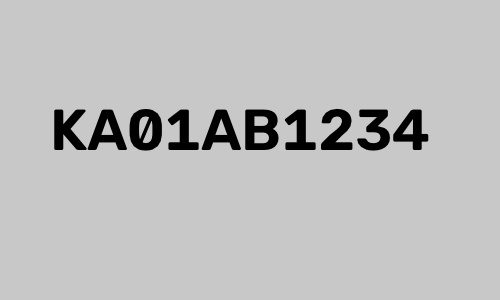
#> input picture backend/test_plate.jpg, 500 x 300 px
$ python -i plate_detector.py   (imports and definitions only)
#> lines starting #> are read from the running program, lines starting #| are printed output that depends on the picture; after the words box and inside, x2 and y2 are one past the last pixel; in counts of white or black regions, pixels touching at a corner belong together
#> further down, picture is the input picture: shape (300, 500, 3); min 0, max 207, mean 189.8
import logging
import time
import cv2
import numpy as np

logger = logging.getLogger(__name__)


def detect_plate(image: np.ndarray, vehicle_bbox: list = None) -> dict:
    start = time.time()

    roi = image
    offset_x, offset_y = 0, 0

    if vehicle_bbox:
        x1, y1, x2, y2 = vehicle_bbox
        h, w = image.shape[:2]
        x1, y1 = max(0, x1), max(0, y1)
        x2, y2 = min(w, x2), min(h, y2)
        roi = image[y1:y2, x1:x2]
        offset_x, offset_y = x1, y1

    gray = cv2.cvtColor(roi, cv2.COLOR_BGR2GRAY)
    bfilter = cv2.bilateralFilter(gray, 11, 17, 17)
    edged = cv2.Canny(bfilter, 30, 200)
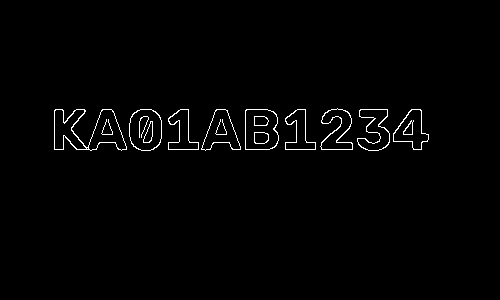
#> edged: shape (300, 500); 1.3% white in thin lines or dots, all inside (x1, y1, x2, y2) = (54, 108, 429, 151)

    contours, _ = cv2.findContours(edged, cv2.RETR_TREE, cv2.CHAIN_APPROX_SIMPLE)
#> contours = 31 contours, 4 with area under 20; largest, box (x1, y1, x2, y2) and area: (54, 109, 127, 151) 1696, (245, 109, 279, 150) 1227, (245, 109, 279, 150) 1210, (129, 109, 162, 151) 1134, (129, 109, 162, 151) 1110
    contours = sorted(contours, key=cv2.contourArea, reverse=True)[:15]
#> contours = 15 contours; largest, box (x1, y1, x2, y2) and area: (54, 109, 127, 151) 1696, (245, 109, 279, 150) 1227, (245, 109, 279, 150) 1210, (129, 109, 162, 151) 1134, (129, 109, 162, 151) 1110

    best_plate = None
    plates = []

    for contour in contours:
        peri = cv2.arcLength(contour, True)
        approx = cv2.approxPolyDP(contour, 0.02 * peri, True)

        if len(approx) == 4:
            x, y, w, h = cv2.boundingRect(approx)
            aspect_ratio = w / max(h, 1)

            if 2.0 < aspect_ratio < 6.0 and h > 15 and w > 60:
                plate_candidates = [
                    image[y + offset_y : y + offset_y + h, x + offset_x : x + offset_x + w]
                ]

                entry = {
                    "bbox": [x + offset_x, y + offset_y, x + offset_x + w, y + offset_y + h],
                    "confidence": min(1.0, cv2.contourArea(contour) / 5000),
                    "aspect_ratio": aspect_ratio,
                    "width": w,
                    "height": h,
                }
                plates.append(entry)

                if best_plate is None or (w * h) > (best_plate["width"] * best_plate["height"]):
                    best_plate = entry
#> this loop made 15 passes
#> peri on passes 1 to 12: 342, 140.3, 138.8, 127.3, 124.9, 151.2, 148.2, 148.8, 134.8, 132.4, 200.4, 194.3
#> after the loop, plates = []

    if not best_plate:
        h, w = image.shape[:2]
#> h = 300; w = 500
        roi_bottom = image[int(0.6 * h) : int(0.95 * h), int(0.05 * w) : int(0.95 * w)]
#> roi_bottom: shape (105, 450, 3); every value is 200
        gray2 = cv2.cvtColor(roi_bottom, cv2.COLOR_BGR2GRAY)
#> gray2: shape (105, 450); every value is 200
        _, thresh = cv2.threshold(gray2, 0, 255, cv2.THRESH_BINARY + cv2.THRESH_OTSU)
#> thresh: shape (105, 450); every value is 255
        contours2, _ = cv2.findContours(thresh, cv2.RETR_EXTERNAL, cv2.CHAIN_APPROX_SIMPLE)
#> contours2 = [[[0, 0], [0, 104], [449, 104], [449, 0]]]

        for contour in contours2:
            x, y, w, h = cv2.boundingRect(contour)
            aspect_ratio = w / max(h, 1)
            if 2.0 < aspect_ratio < 6.0 and h > 15:
                bx = int(0.05 * w) + x + int(0.05 * w)
                by = int(0.6 * h) + y
                best_plate = {
                    "bbox": [bx, by, bx + w, by + h],
                    "confidence": 0.3,
                    "aspect_ratio": aspect_ratio,
                    "width": w,
                    "height": h,
                }
                plates.append(best_plate)
                break
#> this loop made 1 pass
#> (contour, x, y, w, h, aspect_ratio, bx, by) on pass 1: ([[0, 0], [0, 104], [449, 104], [449, 0]], 0, 0, 450, 105, 4.29, 44, 63)
#> after the loop, plates = 1 item

    elapsed_ms = (time.time() - start) * 1000

    return {
        "plate_found": best_plate is not None,
        "best_plate": best_plate,
        "plates": plates,
        "plate_count": len(plates),
        "processing_time_ms": elapsed_ms,
    }


def correct_perspective(image: np.ndarray, plate_bbox: list) -> np.ndarray:
    x1, y1, x2, y2 = plate_bbox
    plate_roi = image[y1:y2, x1:x2]
    if plate_roi.size == 0:
        return None
    h, w = plate_roi.shape[:2]
    if h > w:
        plate_roi = cv2.rotate(plate_roi, cv2.ROTATE_90_CLOCKWISE)
    gray = cv2.cvtColor(plate_roi, cv2.COLOR_BGR2GRAY)
    _, thresh = cv2.threshold(gray, 0, 255, cv2.THRESH_BINARY + cv2.THRESH_OTSU)
    return thresh


def crop_plate(image: np.ndarray, plate_bbox: list) -> np.ndarray:
    x1, y1, x2, y2 = plate_bbox
    x1, y1 = max(0, x1), max(0, y1)
    x2, y2 = min(image.shape[1], x2), min(image.shape[0], y2)
    return image[y1:y2, x1:x2]

>>> import cv2
>>> picture = cv2.imread('../../test_plate.jpg')
>>> result = detect_plate(picture)
#> result = 5 items
